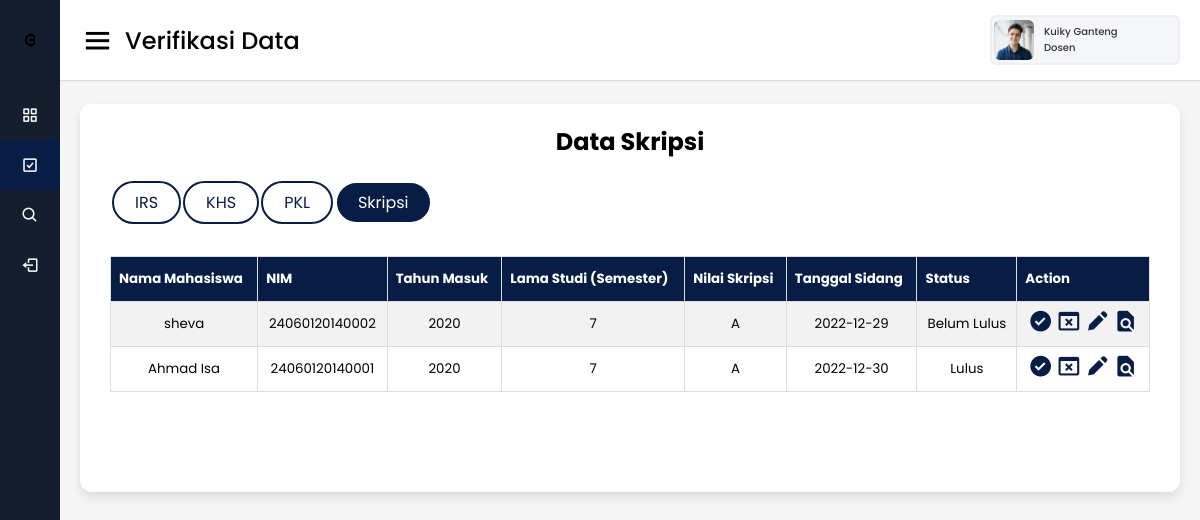
The page /Dosen/ver_skripsi_dosen.php?nip=192783864 (signed in) on the database its author committed.
### tables this page shows
CREATE TABLE `dosen` (
  `NIP` varchar(100) NOT NULL,
  `nama_dosen` varchar(100) NOT NULL,
  `email_undip` varchar(100) NOT NULL,
  `email_pribadi` varchar(100) NOT NULL,
  `alamat` varchar(100) NOT NULL,
  `no_telp` varchar(100) NOT NULL,
  `username` varchar(100) NOT NULL,
  `foto` varchar(255) DEFAULT NULL
);

CREATE TABLE `skripsi` (
  `NIM` varchar(100) NOT NULL,
  `smt` int(11) NOT NULL,
  `status` varchar(100) NOT NULL DEFAULT '-',
  `nilai_skripsi` varchar(100) NOT NULL DEFAULT '-',
  `tgl_sidang` date NOT NULL,
  `berita_acara` varchar(100) DEFAULT NULL,
  `dospem` varchar(100) NOT NULL DEFAULT '-',
  `file_skripsi` varchar(255) DEFAULT NULL
);

CREATE TABLE `mahasiswa` (
  `NIM` varchar(100) NOT NULL,
  `nama_mhs` varchar(100) NOT NULL,
  `email` varchar(100) NOT NULL,
  `alamat` varchar(100) NOT NULL,
  `no_telp` varchar(100) NOT NULL,
  `angkatan` varchar(100) NOT NULL,
  `status` varchar(100) NOT NULL,
  `foto` varchar(100) NOT NULL,
  `jalur_masuk` varchar(100) NOT NULL,
  `kode_kota_kab` int(100) NOT NULL,
  `username` varchar(100) NOT NULL,
  `NIP_doswal` varchar(100) DEFAULT NULL,
  `NIP_dospem_pkl` varchar(100) DEFAULT NULL,
  `NIP_dospem_skripsi` varchar(100) DEFAULT NULL
);

### Dosen/header.php (called while the page is built, shortened)
<?php
$NIP = $_GET['nip'];
?>

### Dosen/ver_skripsi_dosen.php (the view, shortened to what this page needs)
<!DOCTYPE html>
<html lang="en" dir="ltr">
<head>
  <link rel="stylesheet" href="style.css">
  <link href='https://unpkg.com/boxicons@2.0.7/css/boxicons.min.css' rel='stylesheet'>
</head>
<body>
  <?php
  include('header.php');
  ?>
  <div class="sidebar">
    <div class="logo-details">
      <img class="bx bxl-c-plus-plus logoundip" src="images/u.png" alt="">
      <span class="logo_name">UNIVERSITAS DIPONEGORO</span>
    </div>
    <ul class="nav-links">
      <li>
        <?php
          echo '<a href="profil_dosen.php?nip='.$NIP.'">';
          echo '<i class="bx bx-grid-alt"></i>';
          echo '<span class="links_name">Profil</span>';
          echo '</a>';
        ?>
      </li>
      <li>
        <?php
          echo '<a href="ver_irs_dosen.php?nip='.$NIP.'" class="active">';
          echo "<i class='bx bx-check-square'></i>";
          echo '<span class="links_name">Verifikasi Data</span>';
          echo "</a>";
        ?>
      </li>
      <li>
        <?php
          echo '<a href="cari_progres.php?nip='.$NIP.'">';
          echo "<i class='bx bx-search'></i>";
          echo '<span class="links_name">Cari Progress</span>';
          echo '</a>';
        ?>
      </li>
      <li>
        <a href="../Login/logout.php">
          <i class='bx bx-log-out'></i>
          <span class="links_name">Logout</span>
        </a>
      </li>
    </ul>
  </div>
  <section class="home-section">
    <nav>
      <div class="sidebar-button">
        <i class='bx bx-menu sidebarBtn'></i>
        <span class="dashboard">Verifikasi Data</span>
      </div>
      <?php
      $query = " SELECT * FROM dosen WHERE nip = $NIP";
      $result = $koneksi->query( $query );
      $row = $result->fetch_object();
      ?>
      <div class="profile-details">
        <img src="images/<?= $row->foto ?>" alt="">
        <span class="admin_name"><?php echo $row->nama_dosen ?><br>Dosen</span>
      </div>
    </nav>
    <div class="home-content">
      <div class="sales-boxes">
        <div class="recent-sales box" style="padding-bottom: 100px; ">
          <div class="title" style="text-align: center; "><strong>Data Skripsi</strong></div>
          <div>
            <table style="margin-top: 20px;">
              <tr>
                <td>
                  <a href="ver_irs_dosen.php?nip=<?php echo $NIP ?>" class="save-btn1" >IRS</a>
                </td>
                <td>
                  <a href="ver_khs_dosen.php?nip=<?php echo $NIP ?>" class="save-btn1" >KHS</a>
                </td>
                <td>
                  <a href="ver_pkl_dosen.php?nip=<?php echo $NIP ?>" class="save-btn1" >PKL</a>
                </td>
                <td>
                  <a href="ver_skripsi_dosen.php?nip=<?php echo $NIP ?>" class="save-btn1-active" >Skripsi</a>
                </td>
              </tr>
            </table>
          </div>
          <div>
            <table class="customers">
              <tr>
                <th>Nama Mahasiswa</th>
                <th>NIM</th>
                <th>Tahun Masuk</th>
                <th>Lama Studi (Semester)</th>
                <th>Nilai Skripsi</th>
                <th>Tanggal Sidang</th>
                <th>Status</th>
                <th>Action</th>
              </tr>
              <?php
              $query = "SELECT nama_mhs, angkatan, skripsi.* FROM mahasiswa, skripsi WHERE mahasiswa.NIM = skripsi.NIM AND NIP_dospem_pkl = '$NIP' ORDER BY status, smt DESC";
              $result = $koneksi->query( $query );
                while ($row = $result->fetch_object()){ ?>
                  <tr>
                    <td><?php echo $row->nama_mhs?></td>
                    <td><?php echo $row->NIM?></td>
                    <td><?php echo $row->angkatan?></td>
                    <td><?php echo $row->smt?></td>
                    <td><?php echo $row->nilai_skripsi?></td>
                    <td><?php echo $row->tgl_sidang?></td>
                    <td><?php echo $row->status?></td>
                    <td>
                    <a href="update_data.php?val=<?php echo 'check_skripsi'; ?>&nip=<?php echo $NIP; ?>&nim=<?php echo $row->NIM; ?>" style="color: #081D45; border:none;"><i class='bx bxs-check-circle bx-sm'></i></a>
                    <a href="update_data.php?val=<?php echo 'uncheck_skripsi'; ?>&nip=<?php echo $NIP; ?>&nim=<?php echo $row->NIM; ?>" style="color: #081D45; border:none;"><i class='bx bx-window-close bx-sm'></i></a>
                    <a href="ver_skripsi_edit.php?nip=<?php echo $NIP; ?>&nim=<?php echo $row->NIM; ?>"  style="color: #081D45;"><i class='bx bxs-pencil bx-sm'></i></a>
                    <a href="view_doc.php?val=<?php echo 'skripsi' ?>&nip=<?php echo $NIP ?>&nim=<?php echo $row->NIM;?>" style="color: #081D45;"><i class='bx bxs-file-find bx-sm' ></i></a>
                    </td>
                  </tr>
              <?php
                }
              ?>
            </table>
          </div>
        </div>
      </div>
    </div>
  </section>
</body>
</html>

### Dosen/style.css (style rules this page uses)
* { margin: 0; padding: 0; box-sizing: border-box; font-family: 'Poppins', sans-serif; }
.sidebar { position: fixed; height: 100%; width: 240px; background: #0A2558; transition: all 0.5s ease; }
.sidebar .logo-details { height: 80px; display: flex; align-items: center; }
.sidebar .logo-details .logo_name { color: #fff; font-size: 15px; font-weight: 500; }
.sidebar .nav-links { margin-top: 10px; }
.sidebar .nav-links li { position: relative; list-style: none; height: 50px; }
.sidebar .nav-links li a { height: 100%; width: 100%; display: flex; align-items: center; text-decoration: none; transition: all 0.4s ease; }
.sidebar .nav-links li a.active { background: #081D45; }
.sidebar .nav-links li i { min-width: 60px; text-align: center; font-size: 18px; color: #fff; }
.sidebar .nav-links li a .links_name { color: #fff; font-size: 15px; font-weight: 400; white-space: nowrap; }
.home-section { position: relative; background: #f5f5f5; min-height: 100vh; width: calc(100% - 240px); left: 240px; transition: all 0.5s ease; }
.home-section nav { display: flex; justify-content: space-between; height: 80px; background: #fff; display: flex; align-items: center; position: fixed; width: calc(100% - 240px); left: 240px; z-index: 100; padding: 0 20px; box-shadow: 0 1px 1px rgba(0, 0, 0, 0.1); transition: all 0.5s ease; }
.home-section nav .sidebar-button { display: flex; align-items: center; font-size: 24px; font-weight: 500; }
nav .sidebar-button i { font-size: 35px; margin-right: 10px; }
.home-section nav .profile-details { display: flex; align-items: center; background: #F5F6FA; border: 2px solid #EFEEF1; border-radius: 6px; height: 50px; min-width: 190px; padding: 0 15px 0 2px; }
nav .profile-details img { height: 40px; width: 40px; border-radius: 6px; object-fit: cover; }
nav .profile-details .admin_name { font-size: 10px; font-weight: 500; color: #333; margin: 0 10px; white-space: nowrap; }
.home-section .home-content { position: relative; padding-top: 104px; }
.home-content .sales-boxes { display: flex; justify-content: space-between; }
.home-content .sales-boxes .recent-sales { width: 100%; background: #fff; padding: 20px 30px; margin: 0 20px; border-radius: 12px; box-shadow: 0 5px 10px rgba(0, 0, 0, 0.1); }
.sales-boxes .box .title { font-size: 24px; font-weight: 500; }
@media (max-width: 1240px) { .sidebar { width: 60px; } }
@media (max-width: 1240px) { .home-section { width: calc(100% - 60px); left: 60px; } }
@media (max-width: 1240px) { .home-section nav { width: calc(100% - 60px); left: 60px; } }
* { box-sizing: border-box; }
:root { --app-bg: #101827; --sidebar: rgba(21, 30, 47,1); --sidebar-main-color: #fff; --table-border: #1a2131; --table-header: #1a2131; --app-content-main-color: #fff; --sidebar-link: #fff; --sidebar-active-link: #1d283c; --sidebar-hover-link: #1a2539; --action-color: #2869ff; --action-color-hover: #6291fd; --app-content-secondary-color: #1d283c; --filter-reset: #2c394f; --filter-shadow: rgba(16, 24, 39, 0.8) 0px 6px 12px -2px, rgba(0, 0, 0, 0.3) 0px 3px 7px -3px; }
body, html { margin: 0; padding: 0; height: 100%; width: 100%; }
body { overflow: hidden; font-family: "Poppins", sans-serif; background-color: var(--app-bg); -webkit-font-smoothing: antialiased; -moz-osx-font-smoothing: grayscale; }
.sidebar { flex-basis: 200px; max-width: 200px; flex-shrink: 0; background-color: var(--sidebar); display: flex; flex-direction: column; }
.logoundip { width: 20%; margin-right: 30px; margin-left: 23px; }
.customers { margin-top: 30px; font-family: Arial, Helvetica, sans-serif; border-collapse: collapse; width: 100%; font-size: smaller; }
.customers td, .customers th { border: 1px solid #ddd; padding: 8px; text-align: center; padding-top: -10px; }
.customers tr:nth-child(even) { background-color: #f2f2f2; }
.customers th { padding-top: 12px; padding-bottom: 12px; text-align: left; background-color: #081D45; color: white; }
.save-btn1 { background-color: white; border: none; color: #081D45; padding: 7px 21px; text-align: center; text-decoration: none; display: inline-block; border: 2px solid #081D45; border-radius: 35px; transition-duration: 0.5s; }
.save-btn1-active { background-color: #081D45; border: none; color: white; padding: 7px 21px; text-align: center; text-decoration: none; display: inline-block; border: 2px solid white; border-radius: 35px; transition-duration: 0.5s; }

### rows shown on the page
dosen: foto (picture), nama_dosen "Kuiky Ganteng"
skripsi: NIM.nama_mhs "sheva", NIM "24060120140002", NIM.angkatan "2020", smt "7", nilai_skripsi "A", tgl_sidang "2022-12-29", status "Belum Lulus"
skripsi: NIM.nama_mhs "Ahmad Isa", NIM "24060120140001", NIM.angkatan "2020", smt "7", nilai_skripsi "A", tgl_sidang "2022-12-30", status "Lulus"
